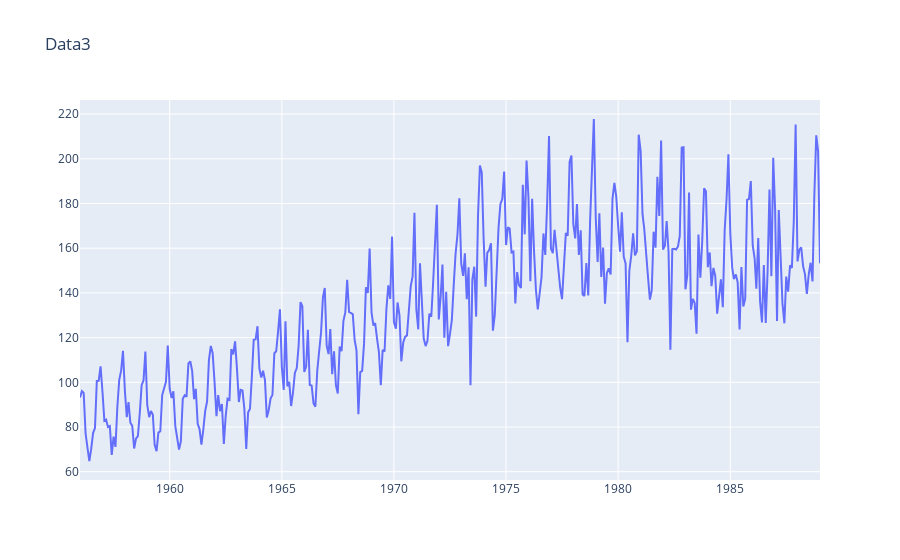

The cell this chart's notebook holds for it:
### Code cell
trace0 = go.Scatter(
            x = data3['Month'], y = data3['Monthly beer production'], name='Monthly beer production'
            )
    
data = [trace0 ]
layout = {'title': 'Data3'}
    
fig = go.Figure(data=data, layout=layout)
iplot(fig)

### Figure 1 — Plotly figure (JSON) as saved in the notebook; plotly's stock layout.template omitted (floating-point values rounded to 4 significant figures; data arrays with more than 128 entries replaced by an {"elided": "..."} marker saying what was removed)
{"data": [{"name": "Monthly beer production", "type": "scatter", "x": {"elided": "397 str values"}, "y": {"elided": "397 float values"}}], "layout": {"title": {"text": "Data3"}}}
